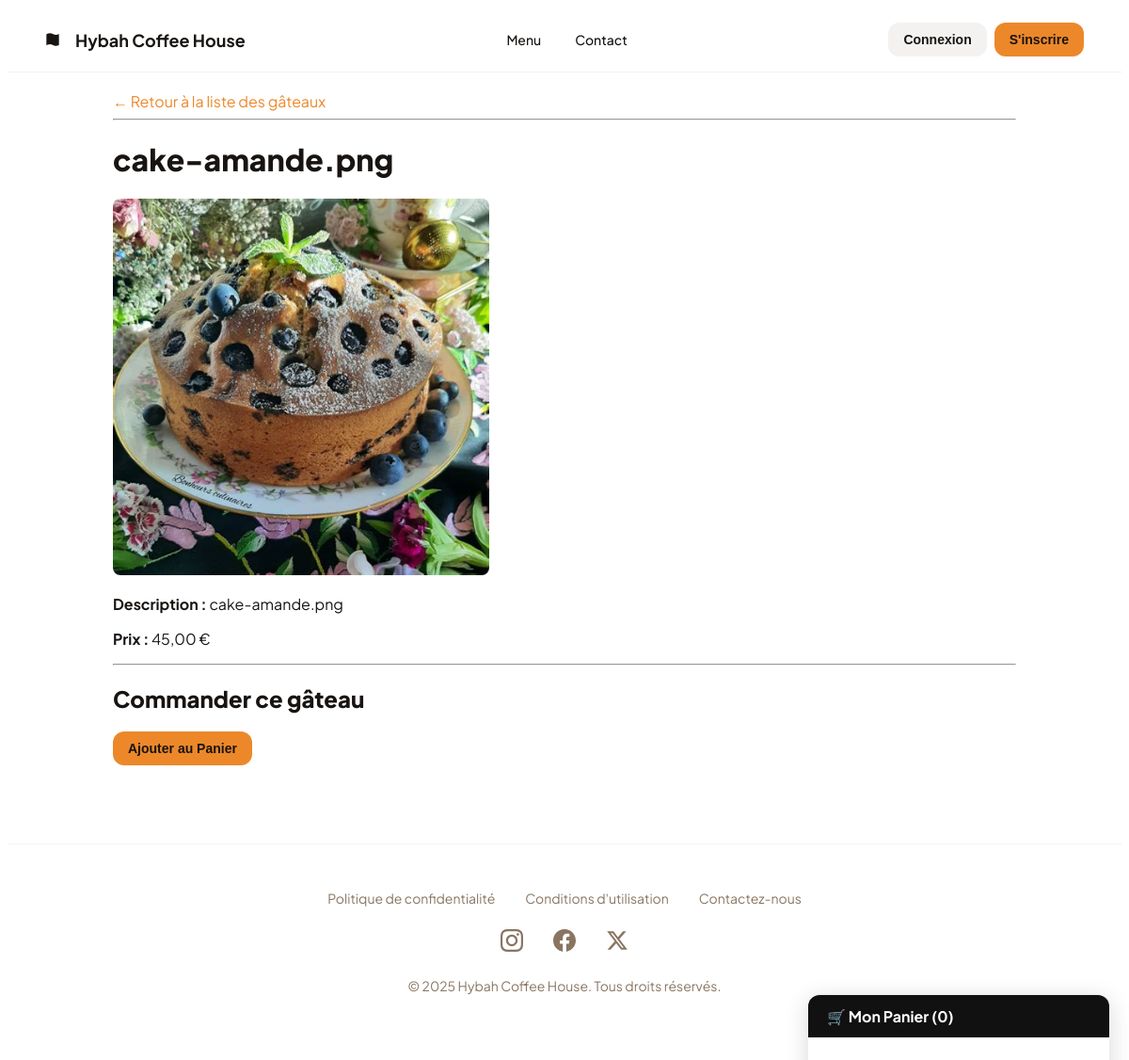
The page /gateaux/1/ on the database its author committed.
### gateaux/models.py (models this page shows, shortened)
class Gateau(models.Model):
    nom = models.CharField(max_length=100)
    description = models.TextField()
    prix = models.DecimalField(max_digits=6, decimal_places=2)
    photo = models.ImageField(upload_to='photos_gateaux/', null=True, blank=True)
    class Meta:
        verbose_name = "gâteau"
        verbose_name_plural = "gâteaux"

### gateaux/views.py (the view)
# urls.py: path('<int:gateau_id>/', views.detail_gateau, name='detail_gateau'),
def detail_gateau(request, gateau_id):
    gateau = get_object_or_404(Gateau, pk=gateau_id)
    context = { 'gateau': gateau,
               'show_panier': True,}
    return render(request, 'gateaux/detail_gateau.html', context)

### gateaux/templates/gateaux/detail_gateau.html (shortened to what this page needs)
{% extends 'base.html' %}
{% block content %}
    <a href="{% url 'liste_gateaux' %}">← Retour à la liste des gâteaux</a>
    <hr>
    <h1>{{ gateau.nom }}</h1>
    {% if gateau.photo %}
        <img src="{{ gateau.photo.url }}" alt="Photo de {{ gateau.nom }}" width="400" style="border-radius: 8px;">
    {% endif %}
    <p><strong>Description :</strong> {{ gateau.description }}</p>
    <p><strong>Prix :</strong> {{ gateau.prix }} €</p>
    <hr>
    <h2>Commander ce gâteau</h2>
    <form id="ajout-panier-form">
        <button type="submit" class="btn btn-primary">Ajouter au Panier</button>
    </form>
{% endblock %}
{% block panier_chatbot %}
    {% include 'partials/panier_chatbot.html' %}
{% endblock %}

### comptes/static/comptes/style.css (style rules this page uses)
:root { --primary-color: #ed882a; --dark-color: #181411; --light-gray-color: #f4f2f0; --text-color: #181411; --text-muted-color: #897561; }
body { font-family: 'Plus Jakarta Sans', 'Noto Sans', sans-serif; color: var(--text-color); background-color: #FFFFFF; }
h1, h2, h3 { font-weight: 800; }
a { color: var(--primary-color); text-decoration: none; }
.btn { display: inline-flex; align-items: center; justify-content: center; padding: 0.625rem 1rem; border-radius: 0.75rem; font-weight: 700; font-size: 0.875rem; border: none; cursor: pointer; transition: background-color 0.2s; }
.btn-primary { background-color: var(--primary-color); color: var(--dark-color); }

### rows shown on the page
Gateau: nom "cake-amande.png", photo (picture), description "cake-amande.png", prix "45,00"
